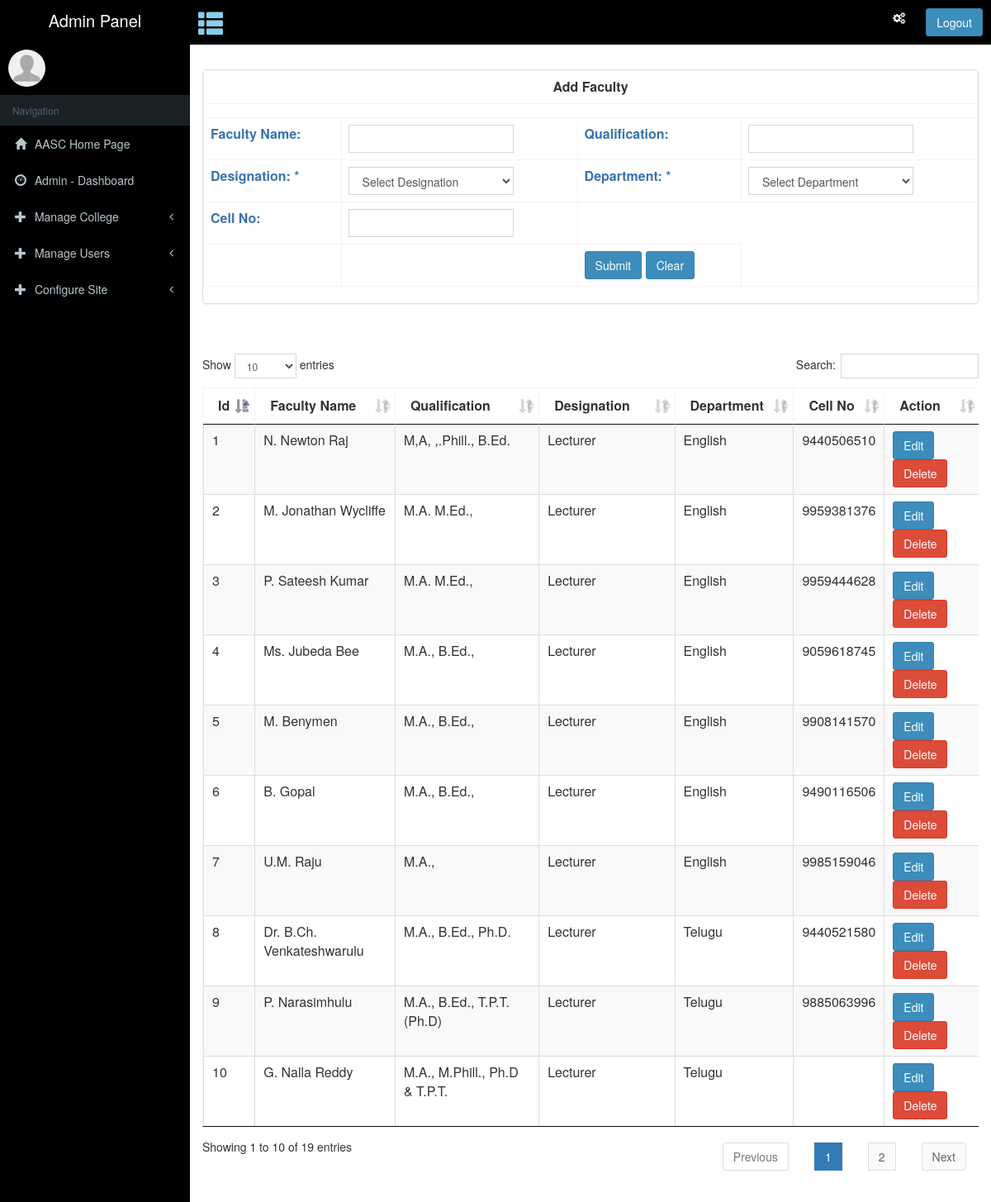
Page /account/manage-aasc/manage-faculty.php on the committed database.
### tables this page shows
CREATE TABLE `faculty` (
  `id` int(255) NOT NULL,
  `lecturername` varchar(100) NOT NULL,
  `qualification` varchar(100) NOT NULL,
  `designation` varchar(100) NOT NULL,
  `department` varchar(100) NOT NULL,
  `cno` varchar(100) NOT NULL
);

### account/manage-aasc/manage-faculty.php (the view, shortened to what this page needs)
<?php
include '../../connection.php';
?>
<!DOCTYPE html>
<html>
<head>
  <?php include '../../assets/dashboard-assets-css.php'; ?>
</head>
<body class="hold-transition skin-blue sidebar-mini">
<div class="wrapper">
            <?php include '../../navbar/dashboard-navbar.php';?>
        <?php include '../../sidebar/dashboard-left-sidebar.php';?>
  <div class="content-wrapper" style="background-color: #ffffff; ">
    <section class="content-header">
    </section>
    <section class="content">
    <div class="panel panel-default table-responsive">
    <form method="post" action="manage-faculty.php">
      <table class="table table-bordered">
        <tr>
          <th colspan="4" class="panel-heading" style="font-weight: bold; text-align: center;"> Add Faculty </th>
        </tr>
        <tr>
          <td align="center" colspan="4">
          </td>
        </tr>
        <tr>
          <td><span style="color: #3973ac; font-weight: bold; "> Faculty Name: </td>
          <td><input type="text" name="txtlecturername" id="txtlecturername" class="form-control" style="width: 200px"></td>
          <td><span style="color: #3973ac; font-weight: bold; "> Qualification: </td>
          <td><input type="text" name="txtqualification" id="txtqualification" class="form-control" style="width: 200px"></td>
        </tr>
        <tr>
          <td><span style="color: #3973ac; font-weight: bold; "> Designation: * </td>
          <td>
          	<select class="form-control" id="txtdesignation" name="txtdesignation" style="width: 200px" required>
                            	<option disabled selected value=""> Select Designation </option>
              </select>
		  </td>
          <td><span style="color: #3973ac; font-weight: bold; "> Department: *</td>
          <td>
          	<select class="form-control" id="txtdepartment" name="txtdepartment" style="width: 200px" required>
                          	<option disabled selected value=""> Select Department</option>
			  </select>
		  </td>
        </tr>
        <tr>
          <td><span style="color: #3973ac; font-weight: bold; "> Cell No:</td>
          <td><input type="text" name="txtcno" id="txtcno" class="form-control" style="width: 200px"></td>
        </tr>
        <tr>
         <td></td><td></td>
          <td align="left">
            <input type="submit" name="btnsubmit" id="btnsubmit" value="Submit" class="btn btn-primary">
            <input type="button" name="btnclear" id="btnclear" value="Clear" class="btn btn-primary">
          </td>
        </tr>
      </table>
      </form>
    </div>
    <br><br>
    <div class="table-responsive">
      <table id="example" class="table table-striped table-bordered cell-border" cellspacing="0" width="100%">
        <thead>
          <tr>
            <th>Id</th>
            <th>Faculty Name</th>
            <th>Qualification</th>
            <th>Designation</th>
            <th>Department</th>
            <th>Cell No</th>
            <th>Action</th>
          </tr>
        </thead>
        <tbody>
		<?php
              $get2 = mysqli_query($conn,"SELECT * FROM faculty");
              while($row2 = mysqli_fetch_array($get2))
              {
                $id=$row2['id'];
                $lecturername =$row2['lecturername'];
                $qualification=$row2['qualification'];
                $designation=$row2['designation'];
                $department=$row2['department'];
                $cno=$row2['cno'];
		?>
        <div id="tbl_row">
          <tr>
            <td><?php echo $id; ?></td>
            <td><?php echo $lecturername; ?></td>
            <td><?php echo $qualification; ?></td>
            <td><?php echo $designation; ?></td>
            <td><?php echo $department; ?></td>
            <td><?php echo $cno; ?></td>
			<td>
              <input type="button" name="btnEdit" id="btnEdit" value="Edit" class="btn btn-primary" onclick="edit_row('<?php echo $id; ?>')">
              <input type="button" name="btnDelete" id="btnDelete" value="Delete" class="btn btn-danger" onclick="delete_row('<?php echo $id; ?>')">
            </td>
          </tr>
        </div>
		<?php
              }
		?>
        </tbody>
      </table>
    </div>
    </section>
  </div>
</div>
</body>
</html>

### assets/css/jAlert.css (style rules this page uses)
html,body { min-height: 100%; }

### rows in the picture
faculty: id "1", lecturername "N. Newton Raj", qualification "M,A, ,.Phill., B.Ed.", designation "Lecturer", department "English", cno "9440506510"
faculty: id "2", lecturername "M. Jonathan Wycliffe", qualification "M.A. M.Ed.,", designation "Lecturer", department "English", cno "9959381376"
faculty: id "3", lecturername "P. Sateesh Kumar", qualification "M.A. M.Ed.,", designation "Lecturer", department "English", cno "9959444628"
faculty: id "4", lecturername "Ms. Jubeda Bee", qualification "M.A., B.Ed.,", designation "Lecturer", department "English", cno "9059618745"
faculty: id "5", lecturername "M. Benymen", qualification "M.A., B.Ed.,", designation "Lecturer", department "English", cno "9908141570"
faculty: id "6", lecturername "B. Gopal", qualification "M.A., B.Ed.,", designation "Lecturer", department "English", cno "9490116506"
faculty: id "7", lecturername "U.M. Raju", qualification "M.A.,", designation "Lecturer", department "English", cno "9985159046"
faculty: id "8", lecturername "Dr. B.Ch. Venkateshwarulu", qualification "M.A., B.Ed., Ph.D.", designation "Lecturer", department "Telugu", cno "9440521580"
faculty: id "9", lecturername "P. Narasimhulu", qualification "M.A., B.Ed., T.P.T.(Ph.D)", designation "Lecturer", department "Telugu", cno "9885063996"
faculty: id "10", lecturername "G. Nalla Reddy", qualification "M.A., M.Phill., Ph.D & T.P.T.", designation "Lecturer", department "Telugu"
